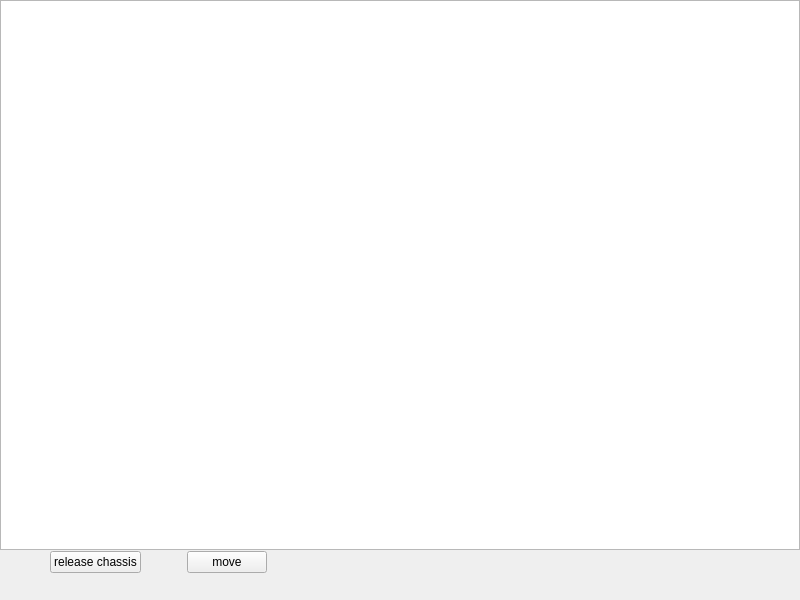
<?xml version="1.0" encoding="UTF-8"?>
<ui version="4.0">
 <class>MainWindow</class>
 <widget class="QMainWindow" name="MainWindow">
  <property name="geometry">
   <rect>
    <x>0</x>
    <y>0</y>
    <width>800</width>
    <height>600</height>
   </rect>
  </property>
  <property name="sizePolicy">
   <sizepolicy hsizetype="Fixed" vsizetype="Fixed">
    <horstretch>0</horstretch>
    <verstretch>0</verstretch>
   </sizepolicy>
  </property>
  <property name="windowTitle">
   <string>MainWindow</string>
  </property>
  <property name="toolButtonStyle">
   <enum>Qt::ToolButtonTextOnly</enum>
  </property>
  <widget class="QWidget" name="centralwidget">
   <property name="sizePolicy">
    <sizepolicy hsizetype="Fixed" vsizetype="Fixed">
     <horstretch>0</horstretch>
     <verstretch>0</verstretch>
    </sizepolicy>
   </property>
   <widget class="QWidget" name="horizontalWidget" native="true">
    <property name="geometry">
     <rect>
      <x>0</x>
      <y>550</y>
      <width>800</width>
      <height>50</height>
     </rect>
    </property>
    <property name="sizePolicy">
     <sizepolicy hsizetype="Fixed" vsizetype="Fixed">
      <horstretch>0</horstretch>
      <verstretch>0</verstretch>
     </sizepolicy>
    </property>
    <layout class="QHBoxLayout" name="layout">
     <property name="sizeConstraint">
      <enum>QLayout::SetFixedSize</enum>
     </property>
     <property name="leftMargin">
      <number>50</number>
     </property>
     <property name="topMargin">
      <number>1</number>
     </property>
     <property name="rightMargin">
      <number>50</number>
     </property>
     <property name="bottomMargin">
      <number>1</number>
     </property>
     <item>
      <widget class="QPushButton" name="create">
       <property name="text">
        <string>release chassis</string>
       </property>
      </widget>
     </item>
     <item>
      <spacer name="horizontalSpacer">
       <property name="orientation">
        <enum>Qt::Horizontal</enum>
       </property>
       <property name="sizeType">
        <enum>QSizePolicy::Fixed</enum>
       </property>
       <property name="sizeHint" stdset="0">
        <size>
         <width>40</width>
         <height>20</height>
        </size>
       </property>
      </spacer>
     </item>
     <item>
      <widget class="QPushButton" name="move">
       <property name="text">
        <string>move</string>
       </property>
      </widget>
     </item>
    </layout>
   </widget>
   <widget class="QGraphicsView" name="graphicsView">
    <property name="geometry">
     <rect>
      <x>0</x>
      <y>0</y>
      <width>800</width>
      <height>550</height>
     </rect>
    </property>
    <property name="sizePolicy">
     <sizepolicy hsizetype="Fixed" vsizetype="Fixed">
      <horstretch>0</horstretch>
      <verstretch>0</verstretch>
     </sizepolicy>
    </property>
    <property name="verticalScrollBarPolicy">
     <enum>Qt::ScrollBarAlwaysOff</enum>
    </property>
    <property name="horizontalScrollBarPolicy">
     <enum>Qt::ScrollBarAlwaysOff</enum>
    </property>
    <property name="sizeAdjustPolicy">
     <enum>QAbstractScrollArea::AdjustIgnored</enum>
    </property>
    <property name="backgroundBrush">
     <brush brushstyle="NoBrush">
      <color alpha="255">
       <red>0</red>
       <green>0</green>
       <blue>0</blue>
      </color>
     </brush>
    </property>
    <property name="sceneRect">
     <rectf>
      <x>0.000000000000000</x>
      <y>0.000000000000000</y>
      <width>0.000000000000000</width>
      <height>0.000000000000000</height>
     </rectf>
    </property>
   </widget>
  </widget>
 </widget>
 <resources/>
 <connections/>
</ui>
